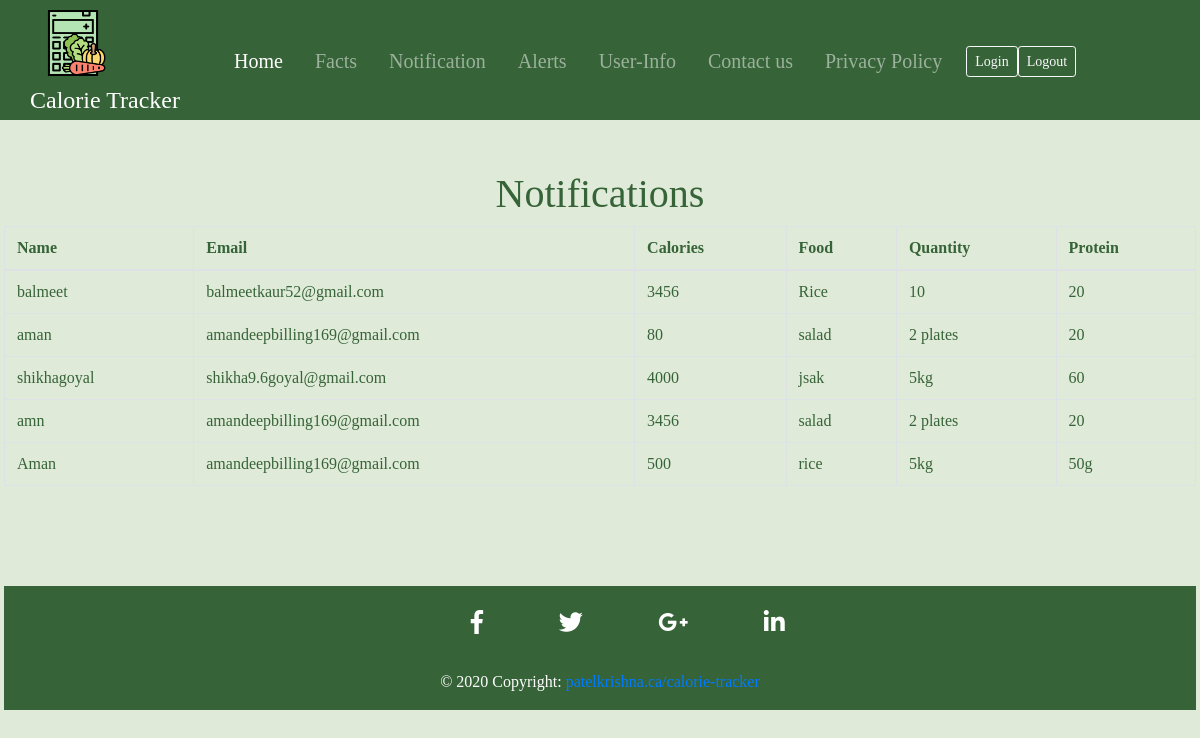
Page /intake_notification.php on the committed database.
### tables this page shows
CREATE TABLE `notification` (
  `id` int(15) NOT NULL,
  `name` varchar(255) NOT NULL,
  `email` varchar(255) NOT NULL,
  `calories` int(15) NOT NULL,
  `food` varchar(100) NOT NULL,
  `quantity` varchar(10) NOT NULL,
  `protein` varchar(10) NOT NULL
);

### admin/addnotification.php (called while the page is built, shortened)
<?php
class addnotification
{
    public function list_noti($db)
    {
        $sql = "SELECT * FROM notification";
        $pdostm = $db->prepare($sql);
        $pdostm->execute();
        $notification = $pdostm->fetchAll(PDO::FETCH_OBJ);
        return $notification;
    }
}

### intake_notification.php (the view, shortened to what this page needs)
<?php require 'includes/header.php';
require 'admin/addnotification.php';
$db = Database::getDatabase();
$n = new addnotification();
$notification = $n->list_noti($db);
?>
<html>
    <head>
    </head>
    <body>
        <p class="h1 text-center">Notifications</p>
        <div class="m-1">
            <table class="table table-bordered tbl" >
                <thead>
                <tr>
                    <th scope="col">Name</th>
                    <th scope="col">Email</th>
                    <th scope ="col">Calories</th>
                    <th scope="col">Food</th>
                    <th scope="col">Quantity</th>
                    <th scope="col">Protein</th>
                </tr>
                </thead>
                <tbody>
                <?php
                foreach($notification as $n) {
                    ?>
                    <tr>
                        <td><?php echo $n->name; ?></td>
                        <td><?php echo $n->email; ?></td>
                        <td><?php echo $n->calories; ?></td>
                        <td><?php echo $n->food; ?></td>
                        <td><?php echo $n->quantity; ?></td>
                        <td><?php echo $n->protein; ?></td>
                    </tr>
                <?php } ?>
                </tbody>
            </table>
    </body>
    <?php require 'includes/footer.php' ?>

### style/main.css (style rules this page uses)
body { font-family:calibri; background: #dfebd8; color: #366337; }

### rows in the picture
notification: name "balmeet", email "balmeetkaur52@gmail.com", calories "3456", food "Rice", quantity "10", protein "20"
notification: name "aman", email "amandeepbilling169@gmail.com", calories "80", food "salad", quantity "2 plates", protein "20"
notification: name "shikhagoyal", email "shikha9.6goyal@gmail.com", calories "4000", food "jsak", quantity "5kg", protein "60"
notification: name "amn", email "amandeepbilling169@gmail.com", calories "3456", food "salad", quantity "2 plates", protein "20"
notification: name "Aman", email "amandeepbilling169@gmail.com", calories "500", food "rice", quantity "5kg", protein "50g"
